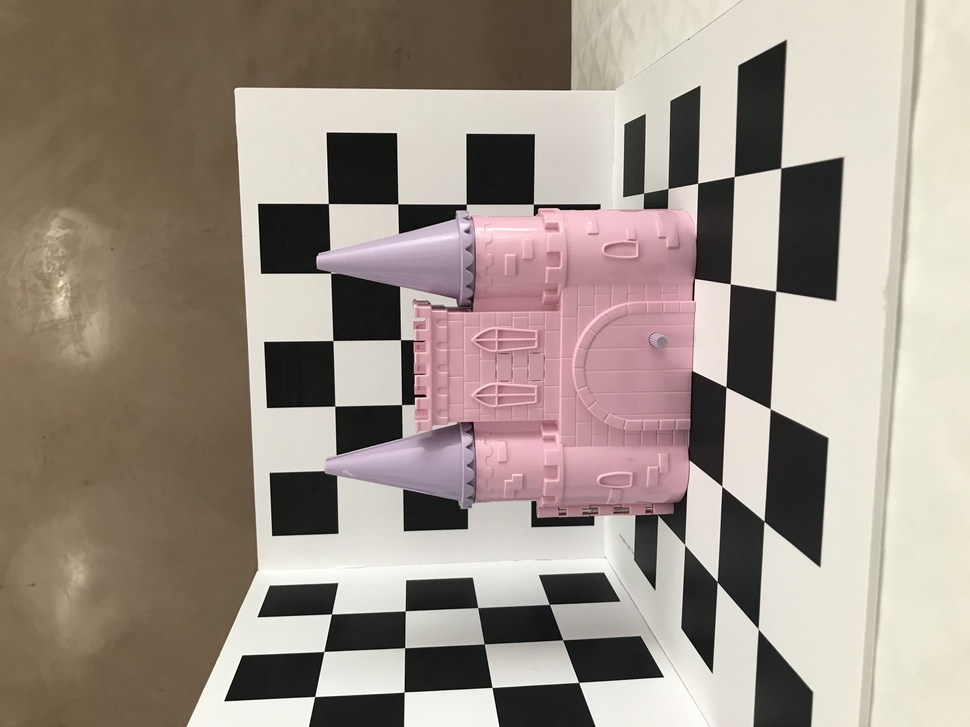
%> input picture Task 4/4b/IMG_7934.jpg, 970 x 727 px, shrunk from 4032 x 3024 before the run
$ octave uncalibrated_stereo_rect.m   (GNU Octave 9; MATLAB toolbox functions it lacks are replaced by stand-ins)
%> lines starting %> are read from the running program, lines starting %| are printed output that depends on the picture
% Author: M Paz Cardona
% Start date: 15/2/2021
% Aim: Uncalibrated Stereo Rectification
cd('C:\Users\mpazc\OneDrive\Escritorio\Imperial\Year 4\Computer Vision & Pattern Recognition\Comp Vision CW\Task 4\4b')


I1 = imrotate(imread('IMG_7934.jpg'),-90);
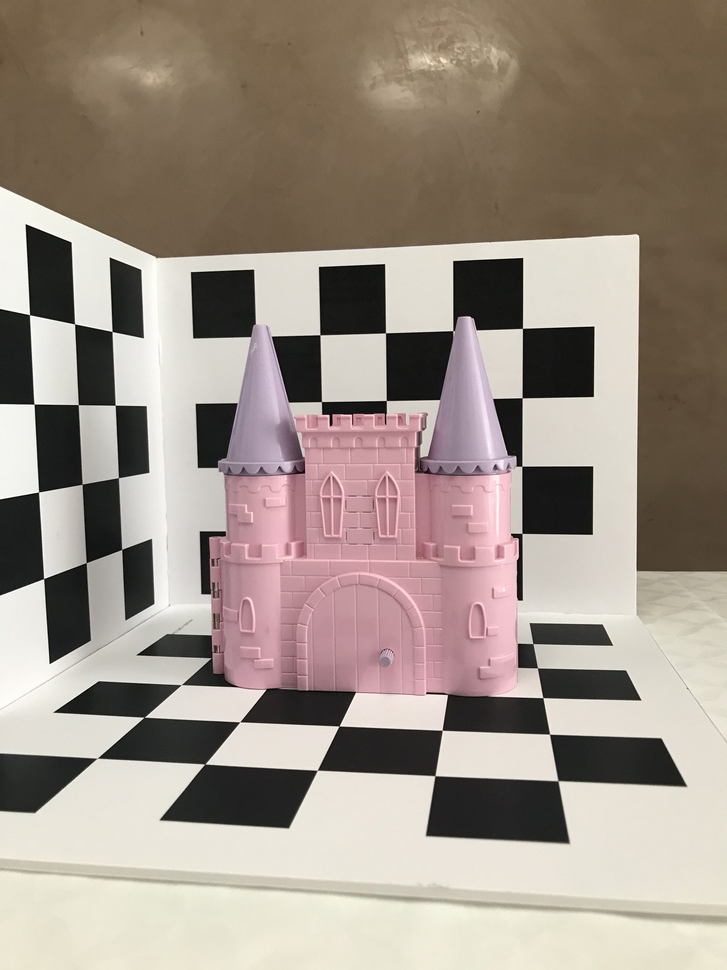
%> I1: size 970x727x3 uint8; mean R, G, B 158.2, 146, 135.6; mean of the top-left, top-right, bottom-left and bottom-right quarters 124.9, 118.4, 170.5, 172.6
I2 = imrotate(imread('IMG_7933.jpg'),-90);
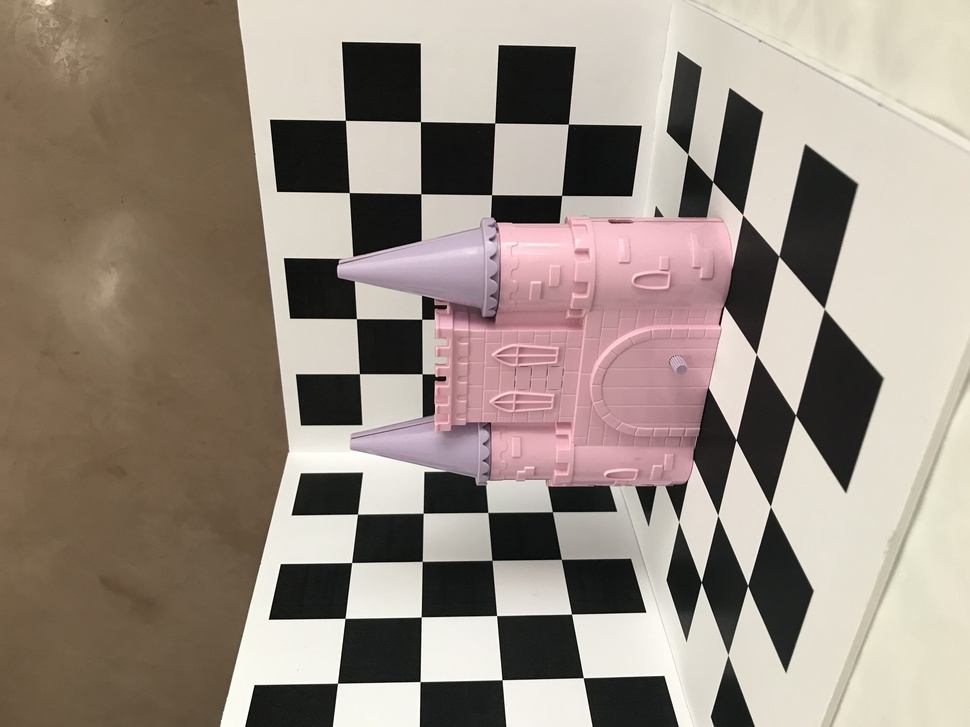
%> input picture Task 4/4b/IMG_7933.jpg, 970 x 727 px, shrunk from 4032 x 3024 before the run
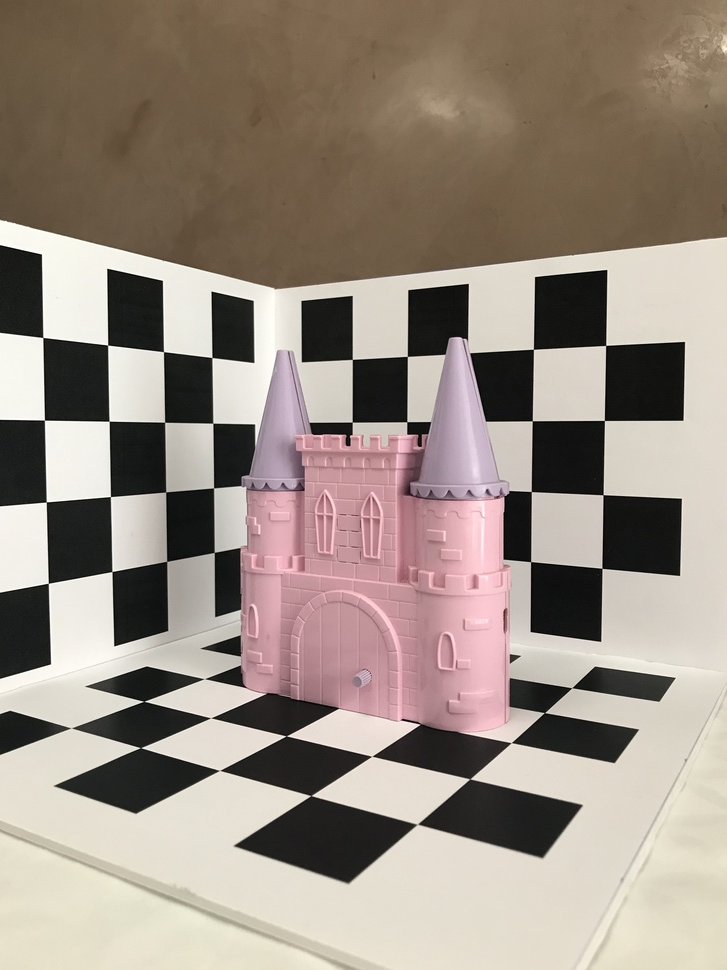
%> I2: size 970x727x3 uint8; mean R, G, B 153.4, 141.1, 130.4; mean of the top-left, top-right, bottom-left and bottom-right quarters 114.5, 121.9, 159.2, 171


% Convert to grayscale.
I1gray = rgb2gray(I1);
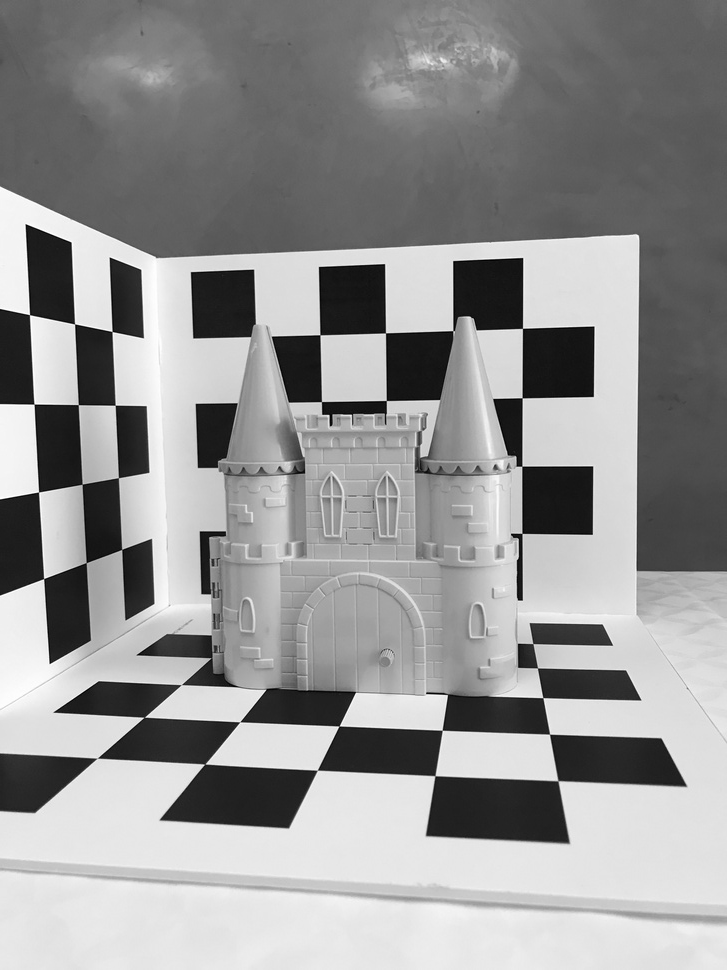
%> I1gray: size 970x727 uint8; min 0, max 255, mean 148.5
I2gray = rgb2gray(I2);
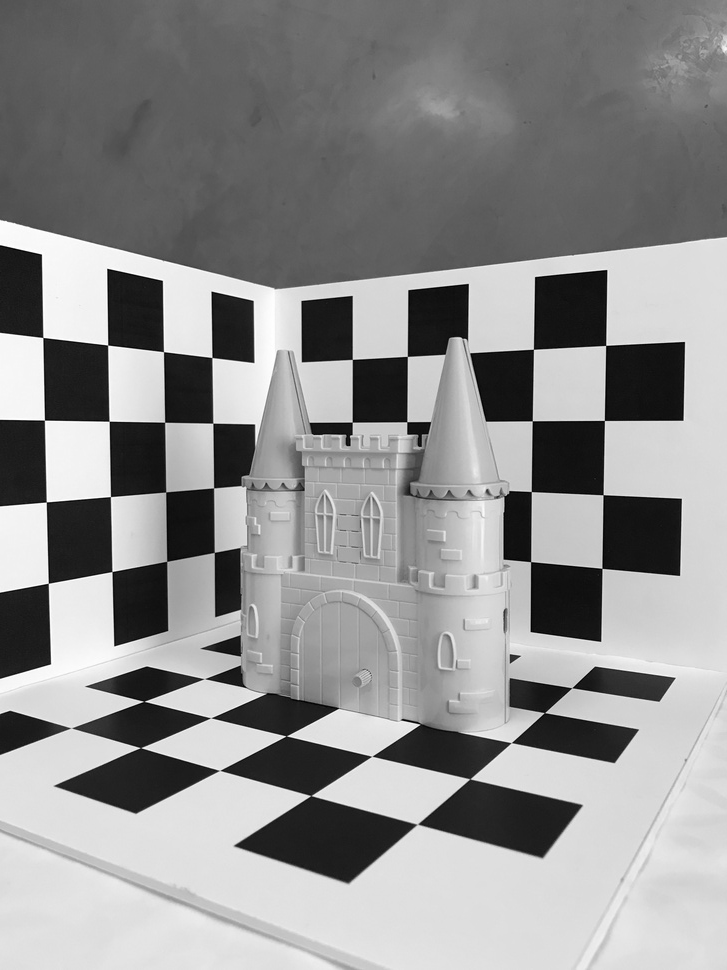
%> I2gray: size 970x727 uint8; min 0, max 255, mean 143.6


figure;
imshowpair(I1, I2,'montage');
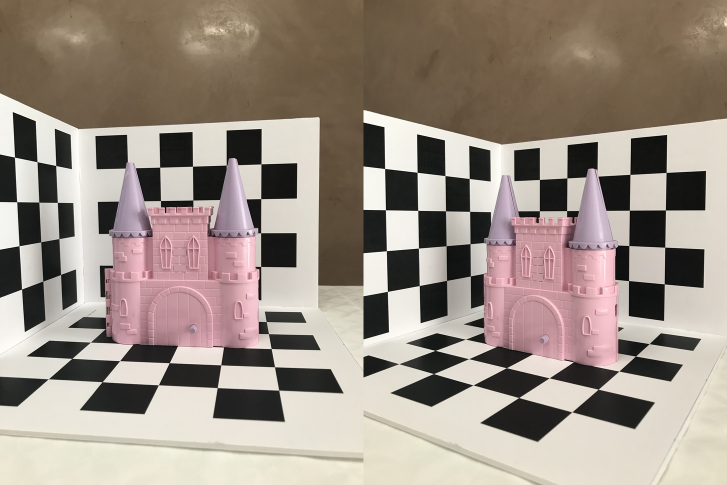
%> displayed picture: size 970x1454x3, on the screen's scale of 0 to 255 (shown at 1/2 size); mean R, G, B 155.8, 143.6, 133
title('I1 (left); I2 (right)');
figure;
imshow(stereoAnaglyph(I1,I2));
%> (this line was passed over: stereoAnaglyph is not available in this run)
title('Composite Image (Red - Left Image, Cyan - Right Image)');
%%
%> (the run ends here)
